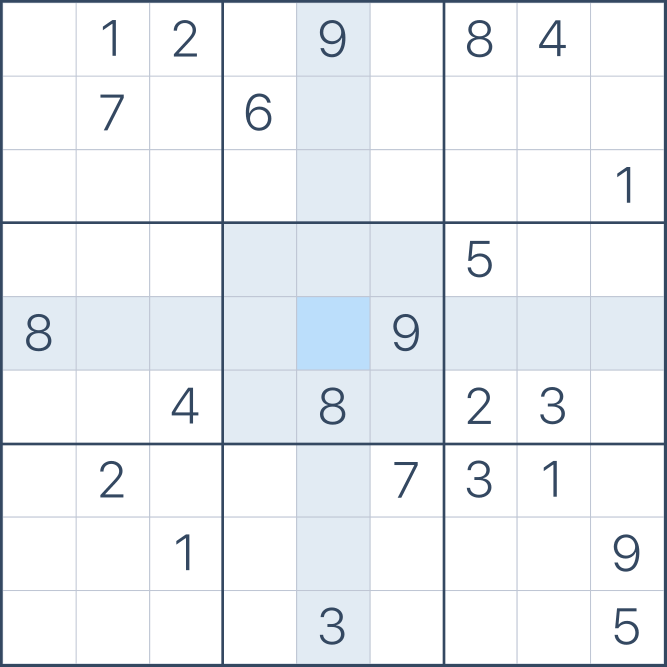
#> input picture puzzle/puzzle.png, 2000 x 2000 px, found by its file name (shown at 1/3 size)
$ python sudoku.py
#> lines starting #> are read from the running program, lines starting #| are printed output that depends on the picture; after the words box and inside, x2 and y2 are one past the last pixel; in counts of white or black regions, pixels touching at a corner belong together
import cv2
import numpy as np
import os
from solve import solve_constraints, backtrack
import sys
from word2number import w2n


# Backtracking exceeds default recursion depth of 1000
# Testing has runs as high as 10 000+
# Might be better methods than arbitrarily setting to 50 000
sys.setrecursionlimit(50000)

# Use notes as you would when solving puzzle by hand
# 9 x 9 array where each element is an array containing all numbers between 1 and 9 that don't violate the basic rules of sudoku
NOTES = np.zeros((9, 9), object)


##################################
# OPEN PUZZLE AND IMPORT TEMPLATES
##################################

# Convert puzzle to grayscale for template matching
# Keep a colored copy to display final solution
# By default puzzles from sudoku.com are too large to view in window. Scale by 50%
puzzle = cv2.imread("C:/Users/Jacob de Graaf/Documents/python/Final Project/puzzle/puzzle.png", 1)
#> puzzle is the input picture: shape (2000, 2000, 3); mean B, G, R 244.1, 240.4, 236.9
puzzle = cv2.resize(puzzle, (0, 0), fx = 0.5, fy = 0.5)
#> puzzle: shape (1000, 1000, 3)
gray = cv2.cvtColor(puzzle, cv2.COLOR_BGR2GRAY)
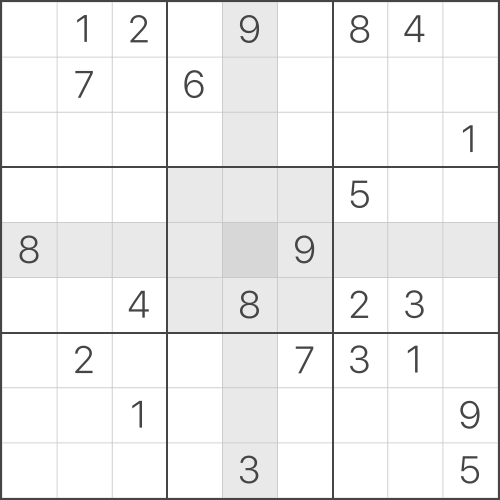
#> gray: shape (1000, 1000) (shown at 1/2 size); min 69, max 255, mean 239.7

# Screenshots of numbers from sudoku.com used for template matching
# Using the asset file directory allows for sizing and grayscale conversion of all template images
# Store template images in a dictionary -> can use key to print the number that was a match
numbers = {}

for file in os.listdir('C:/Users/Jacob de Graaf/Documents/python/Final Project/assets'):
        # Key is filename without the extension (eg. eight.png saved as 'eight')
        key = os.path.splitext(file)[0]

        img = cv2.imread(os.path.join('C:/Users/Jacob de Graaf/Documents/python/Final Project/assets', file), 0)
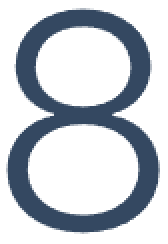
#> input picture assets/eight.png, 84 x 122 px, found by its file name (shown 2 times larger)
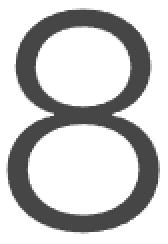
#> img: shape (122, 84) (shown 2 times larger); min 70, max 255, mean 199.6
        resized = cv2.resize(img, (0,0), fx = 0.5, fy = 0.5)
        numbers[key] = resized
#> pass 2 of the loop `for file in os.listdir('C:/Users/Jacob de Graaf/Documents/python/Final..`:
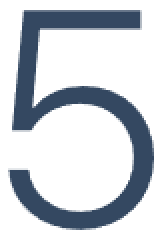
#> input picture assets/five.png, 80 x 120 px, found by its file name (shown 2 times larger)
#> `img = cv2.imread(os.path.join('C:/Users/Jacob de Graaf/Documents/pytho..`:
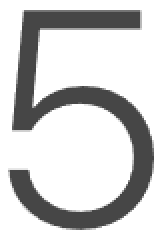
#> img: shape (120, 80) (shown 2 times larger); min 70, max 255, mean 204.6
#> `resized = cv2.resize(img, (0,0), fx = 0.5, fy = 0.5)`:
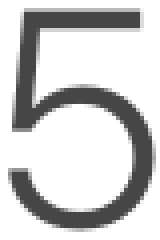
#> resized: shape (60, 40) (shown 4 times larger); min 70, max 255, mean 204.7
#> pass 3 of the loop `for file in os.listdir('C:/Users/Jacob de Graaf/Documents/python/Final..`:
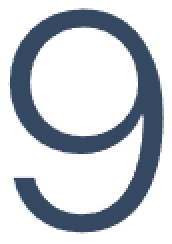
#> input picture assets/nine.png, 86 x 122 px, found by its file name (shown 2 times larger)
#> `img = cv2.imread(os.path.join('C:/Users/Jacob de Graaf/Documents/pytho..`:
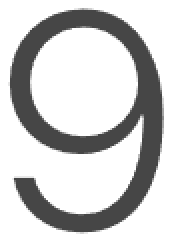
#> img: shape (122, 86) (shown 2 times larger); min 70, max 255, mean 201.9
#> `resized = cv2.resize(img, (0,0), fx = 0.5, fy = 0.5)`:
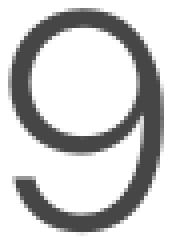
#> resized: shape (61, 43) (shown 4 times larger); min 70, max 255, mean 201.9


#############################################################
# DEFINE COORIDINATES OF INDIVIDUAL SQUARES WITHIN 9 x 9 GRID
#############################################################

# Use grayscale image, NOT colored copy
# cv2.threshold to convert to binary image (pixels assigned values of 0 or 255)
# Find contours using binary image
# Find squares using approx.PolyDP; squares can be approximated with 4 vertices


# Any pixel with a value > than 200 will be displayed as 255.
ret, thresh = cv2.threshold(gray, 200, 255, cv2.THRESH_BINARY)
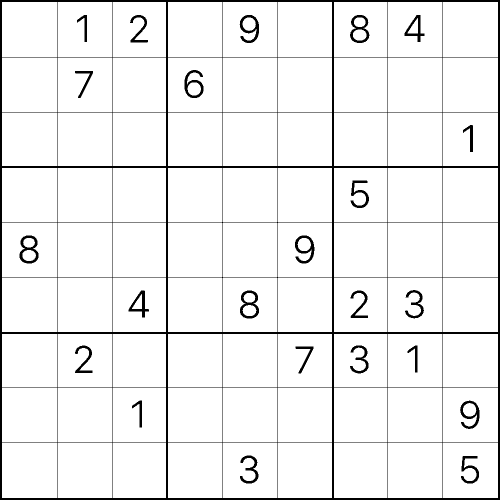
#> thresh: shape (1000, 1000) (shown at 1/2 size); 94.2% white; 24 black regions

# Contours is a list of all contours in the image
contours, hierarchy = cv2.findContours(thresh, cv2.RETR_TREE, cv2.CHAIN_APPROX_SIMPLE)
#> contours = 116 contours; largest, box (x1, y1, x2, y2) and area: (886, 886, 996, 996) 11881, (445, 886, 555, 996) 11881, (4, 886, 114, 996) 11881, (886, 445, 996, 555) 11881, (4, 445, 114, 555) 11881

# Square coordiantes must be accesible for template matching and displaying results
# squares[i] is an array containing the results of boundingRect()
squares = []

# Reverse contours so results generated from top left, not bottom right
for cnt in reversed(contours):
    approx = cv2.approxPolyDP(cnt, 1, True)
    if len(approx) == 4:
        # Some numbers (specifically inside of 4) are being approximated with 4 vertices
        # Only squares will have a width to height ratio of 1:1 (theoretically, use 0.95 for wiggle room)
        x, y, w, h = cv2.boundingRect(cnt)
        if w > h:
            ratio = h / w
        else:
            ratio = w / h

        if ratio >= 0.95:
            # Store coordinates in squares array
            squares.append([x, y, w, h])
#> this loop made 116 passes
#> (approx, x, y, w, h, ratio) on passes 1, 3, 5, 6, 9, 10, 14, 15, 17: ([[4, 4], [4, 113], [113, 113], [113, 4]], 4, 4, 110, 110, 1), ([[115, 4], [115, 113], [223, 113], [223, 4]], 115, 4, 109, 110, 0.991), ([[225, 4], [225, 113], [331, 113], [331, 4]], 225, 4, 107, 110, 0.973), ([[336, 4], [336, 113], [443, 113], [443, 4]], 336, 4, 108, 110, 0.982), ([[445, 4], [445, 113], [554, 113], [554, 4]], 445, 4, 110, 110, 1), ([[556, 4], [556, 113], [663, 113], [663, 4]], 556, 4, 108, 110, 0.982), ([[668, 4], [668, 113], [774, 113], [774, 4]], 668, 4, 107, 110, 0.973), ([[835, 36], [825, 49], [815, 66], [835, 66]], 815, 36, 21, 31, 0.677), ([[776, 4], [776, 113], [884, 113], [884, 4]], 776, 4, 109, 110, 0.991)
#> (x, y, w, h, ratio) on passes 61 to 66: (556, 445, 108, 110, 0.982), (668, 445, 107, 110, 0.973), (776, 445, 109, 110, 0.991), (886, 445, 110, 110, 1), (4, 556, 110, 108, 0.982), (115, 556, 109, 108, 0.991)
#> after the loop, squares = 81 items, first 6: [4, 4, 110, 110], [115, 4, 109, 110], [225, 4, 107, 110], [336, 4, 108, 110], [445, 4, 110, 110], [556, 4, 108, 110]


###################
# TEMPLATE MATCHING
###################

# Using the coordinates from squares[] perform template matching against each image stores in numbers{}
# When match occurs, the key for the matching value denotes the number in that square of the puzzle
# Store puzzle information in a 9 x 9 array where grid[i] is a row and grid[i][j] is a square within that row
grid = np.zeros((9, 9), int)
keys = list(numbers.keys())
#> keys = ['eight', 'five', 'nine']

# Use filled to record which numbers were given in the puzzle -> not used till printing solutions at end of program
filled = np.empty(81)
for i in range(81):
    filled[i] = False


# Threshold for matching found using trial an error. 0.93 works best here.
threshold = 0.93

# Iterate through all 81 squares
for i in range(len(squares)):
    # Array slicing
    # Use coordinates from squares[i] to define target region from puzzle for template matching
    x, y, w, h = squares[i][0], squares[i][1], squares[i][2], squares[i][3]
    target = gray[y:y+h, x:x+w]

    # Check contents of square against all number templates
    for key in keys:
        # matchTemplate returns matrix denoting the similarity between pixels at each location
        result = cv2.matchTemplate(target, numbers[key], cv2.TM_CCOEFF_NORMED)
        (_, maxVal, _, maxLoc) = cv2.minMaxLoc(result)

        if maxVal > threshold:
            # Squares is a 1 x 81 array, grid is 9 x 9. Basic conversion to input result of template matching into corresponding grid location
            k = i % 9
            j = 0

            if i >= 9:
                j = (i - k) // 9

            # Reminder that key is the file name ('one', 'two', etc). Convert to int to store in grid
#> (the run stopped early here; a loop or call above may not have finished)
